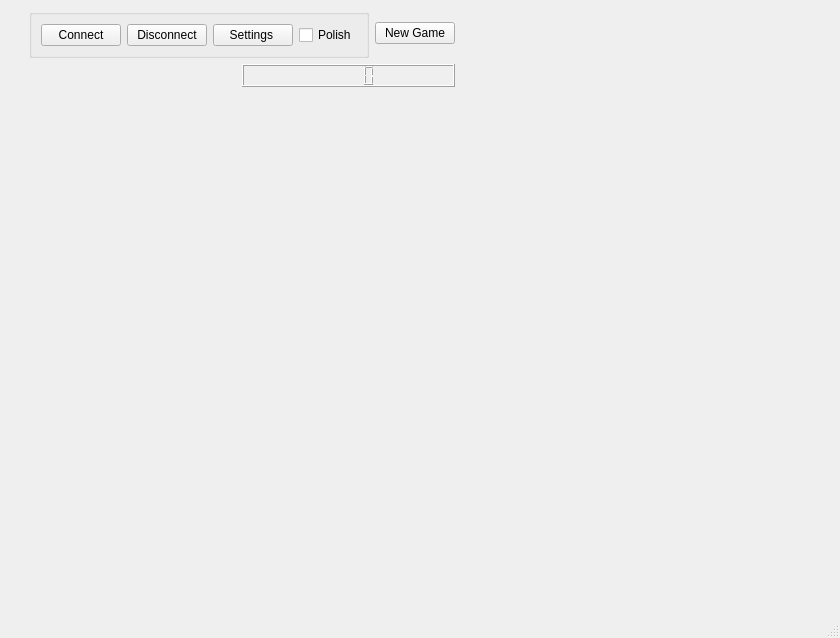
<?xml version="1.0" encoding="UTF-8"?>
<ui version="4.0">
 <class>MainWindow</class>
 <widget class="QMainWindow" name="MainWindow">
  <property name="geometry">
   <rect>
    <x>0</x>
    <y>0</y>
    <width>840</width>
    <height>638</height>
   </rect>
  </property>
  <property name="windowTitle">
   <string>MainWindow</string>
  </property>
  <widget class="QWidget" name="centralwidget">
   <layout class="QGridLayout" name="gridLayout">
    <item row="2" column="1" colspan="2">
     <layout class="QHBoxLayout" name="horizontalLayout_2">
      <item>
       <spacer name="horizontalSpacer">
        <property name="orientation">
         <enum>Qt::Horizontal</enum>
        </property>
        <property name="sizeHint" stdset="0">
         <size>
          <width>40</width>
          <height>20</height>
         </size>
        </property>
       </spacer>
      </item>
      <item>
       <widget class="QLCDNumber" name="Punkty">
        <property name="sizePolicy">
         <sizepolicy hsizetype="Expanding" vsizetype="Minimum">
          <horstretch>0</horstretch>
          <verstretch>0</verstretch>
         </sizepolicy>
        </property>
       </widget>
      </item>
     </layout>
    </item>
    <item row="3" column="1" colspan="3">
     <widget class="planszaGLopen" name="gra" native="true">
      <property name="sizePolicy">
       <sizepolicy hsizetype="Preferred" vsizetype="Preferred">
        <horstretch>0</horstretch>
        <verstretch>0</verstretch>
       </sizepolicy>
      </property>
     </widget>
    </item>
    <item row="0" column="1">
     <widget class="QGroupBox" name="groupBox">
      <property name="title">
       <string/>
      </property>
      <layout class="QHBoxLayout" name="horizontalLayout">
       <item>
        <widget class="QPushButton" name="pushButton_Polacz">
         <property name="text">
          <string>Connect</string>
         </property>
        </widget>
       </item>
       <item>
        <widget class="QPushButton" name="pushButton_Rozlacz">
         <property name="text">
          <string>Disconnect</string>
         </property>
        </widget>
       </item>
       <item>
        <widget class="QPushButton" name="pushButton_Ustawienia">
         <property name="text">
          <string>Settings </string>
         </property>
        </widget>
       </item>
       <item>
        <widget class="QCheckBox" name="Jezyk">
         <property name="text">
          <string>Polish</string>
         </property>
        </widget>
       </item>
      </layout>
     </widget>
    </item>
    <item row="3" column="0">
     <spacer name="verticalSpacer">
      <property name="orientation">
       <enum>Qt::Vertical</enum>
      </property>
      <property name="sizeHint" stdset="0">
       <size>
        <width>20</width>
        <height>40</height>
       </size>
      </property>
     </spacer>
    </item>
    <item row="0" column="2">
     <widget class="QPushButton" name="pushButton_NowaGra">
      <property name="text">
       <string>New Game</string>
      </property>
     </widget>
    </item>
    <item row="2" column="3">
     <spacer name="horizontalSpacer_2">
      <property name="orientation">
       <enum>Qt::Horizontal</enum>
      </property>
      <property name="sizeHint" stdset="0">
       <size>
        <width>40</width>
        <height>20</height>
       </size>
      </property>
     </spacer>
    </item>
   </layout>
  </widget>
  <widget class="QStatusBar" name="statusbar"/>
  <widget class="QMenuBar" name="menubar">
   <property name="geometry">
    <rect>
     <x>0</x>
     <y>0</y>
     <width>840</width>
     <height>22</height>
    </rect>
   </property>
  </widget>
 </widget>
 <customwidgets>
  <customwidget>
   <class>planszaGLopen</class>
   <extends>QWidget</extends>
   <header>planszaglopen.h</header>
   <container>1</container>
  </customwidget>
 </customwidgets>
 <resources/>
 <connections/>
</ui>
